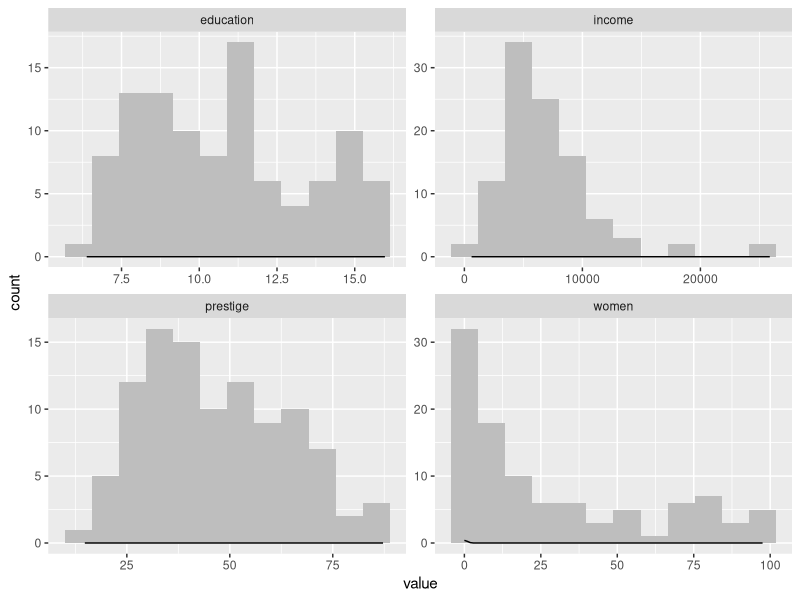
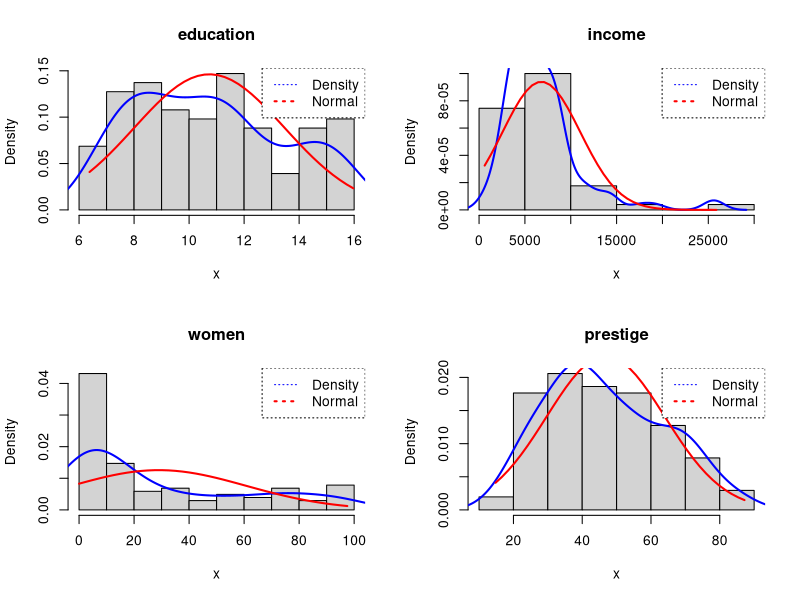
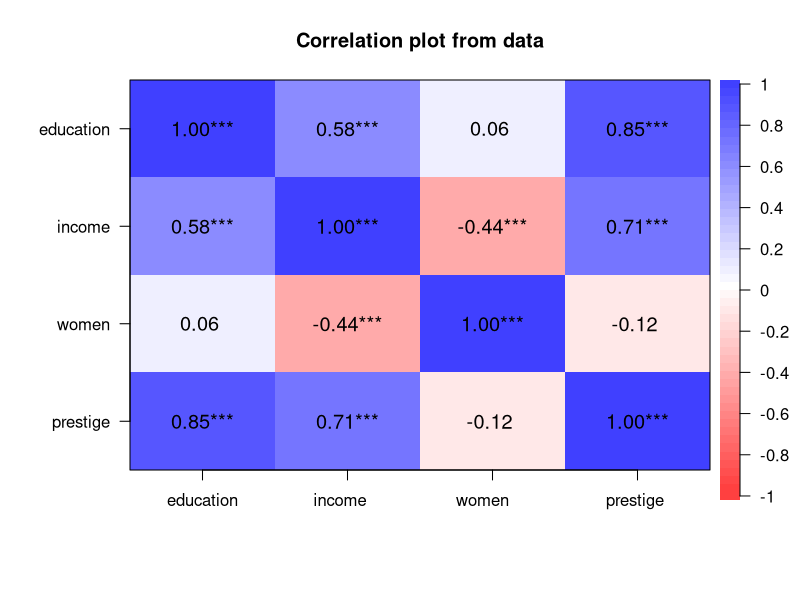
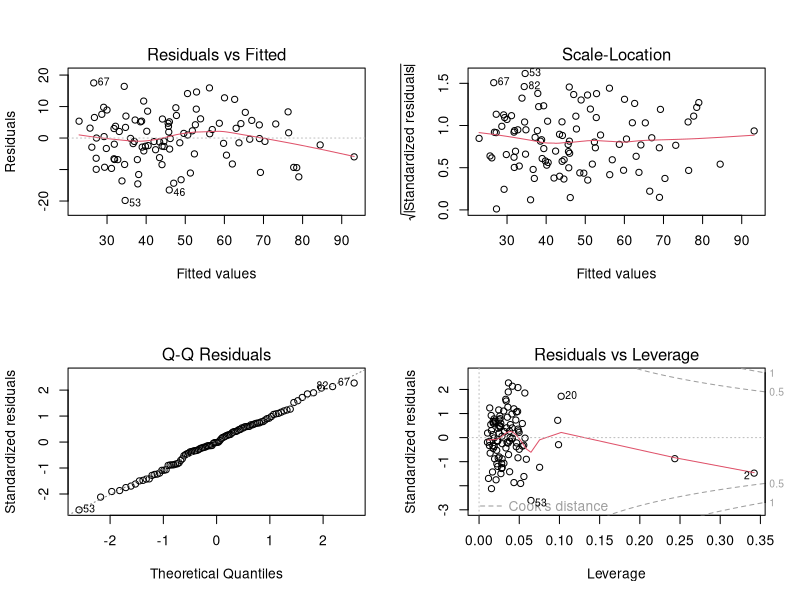

The R source for these figures, in order:
# Installing Library to load the data
library(readr)
df <- read_csv("Women_Prestige_Data.csv")
head(df)
#########################################
# Checking data type:                   #
#########################################

str(df)

#########################################
# Data distribution:                    #
#########################################
library(purrr)
library(tidyr)
library(ggplot2)
par(mfrow= c(3, 3))
df %>%
  keep(is.numeric) %>% subset(select=-c(census))%>%
  gather() %>% 
  ggplot(aes(value)) +
  facet_wrap(~ key, scales = "free") +
  geom_histogram(aes(y = ..count..), bins=12, fill = "grey") +
  stat_function(fun = dnorm)

############################################
## Including Plots                         #
############################################

# Graphs to check data distribution:
# Create a function that helps create graphs:
histDenNorm <- function (x, main = "") {
  hist(x, prob = TRUE, main = main) # Histogram
  lines(density(x), col = "blue", lwd = 2) # Density 
  x2 <- seq(min(x), max(x), length = 40)
  f <- dnorm(x2, mean(x), sd(x))
  lines(x2, f, col = "red", lwd = 2) # Normal
  legend("topright", c("Density", "Normal"), box.lty = 3,
         lty = 3, col = c("blue", "red"), lwd = c(1, 2, 2))
}

## Create histograms:

x <- df$education
y <- df$income
z <- df$women
v <- df$prestige
par(mfrow= c(2,2))
histDenNorm(x, main = "education")
histDenNorm(y, main = "income")
histDenNorm(z, main = "women")
histDenNorm(v, main = "prestige")

########################################
# Correlation heatmap:                 #
########################################
library(psych)

df1 <- subset(df, select=-c(census, occupation_name, type))
corPlot(df1, cex = 1.2, numbers=TRUE,stars=TRUE)

########################################
# Linear regression: Models comparison #
########################################

full.model <- lm(prestige ~ education + income + women, data=df)
reduced.model <- step(full.model, direction = "backward")
summary(reduced.model)

########################################
# Best model                           #
########################################

fit <- lm(prestige ~ education + income + women, data=df)
summary(fit)

########################################
# diagnostic plots                     #
########################################

layout(matrix(c(1,2,3,4),2,2)) # optional 4 graphs/page
plot(fit)

